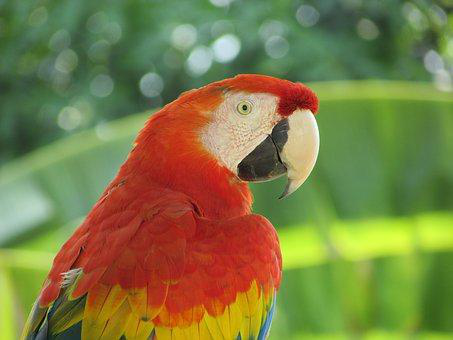
#> input picture images/parrot.png, 453 x 340 px, given in place of parrot.jpg, which was not available
$ jupyter execute 'Chương 6.ipynb'
#> lines starting #> are read from the running program, lines starting #| are printed output that depends on the picture; after the words box and inside, x2 and y2 are one past the last pixel; in counts of white or black regions, pixels touching at a corner belong together; pictures that were not available may be replaced by others from this repository, and a replacement may not be noted
[cell 1]
import numpy as np
import matplotlib.pyplot as plt
from skimage import morphology
from skimage.io import imread
from skimage.color import rgb2gray
from skimage import filters
import os
import cv2

# Bước 1: Đọc ảnh và chuyển sang grayscale
img = rgb2gray(imread('images/parrot.jpg'))  # Đọc ảnh và chuyển thành grayscale
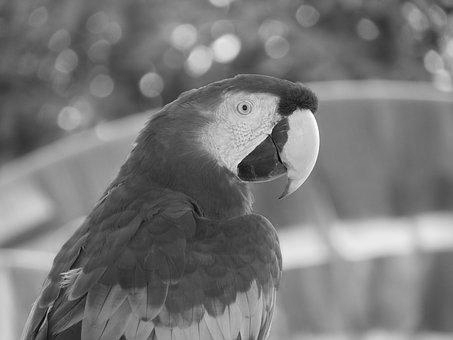
#> img: shape (340, 453) float64; min 0.00364, max 0.995, mean 0.473

# Chuyển ảnh thành nhị phân (binary image)
img_binary = img > filters.threshold_otsu(img)  # Sử dụng Otsu's thresholding
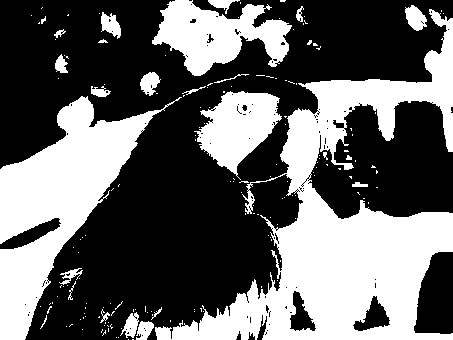
#> img_binary: shape (340, 453) bool; 39.3% white; 169 white regions (143 under 20 px), largest, box (x1, y1, x2, y2) and area: (155, 9, 453, 340) 31673, (0, 96, 182, 340) 15783, (152, 0, 292, 76) 5772

# Bước 2: Áp dụng Erosion (xói mòn)
img_erosion = morphology.erosion(img_binary, footprint=np.ones((5, 5)))  # Sử dụng kernel 5x5
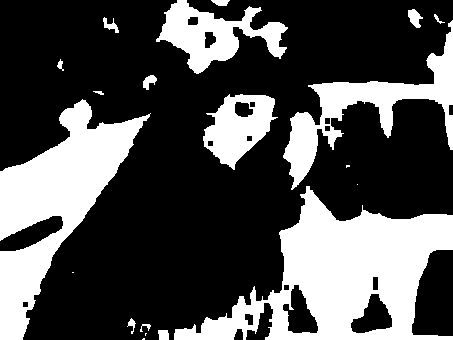
#> img_erosion: shape (340, 453) bool; 30.9% white; 20 white regions (5 under 20 px), largest, box (x1, y1, x2, y2) and area: (174, 186, 453, 340) 19105, (0, 99, 151, 340) 13841, (283, 20, 453, 190) 6486

# Bước 3: Áp dụng Dilation (mở rộng)
img_dilation = morphology.dilation(img_binary, footprint=np.ones((5, 5)))  # Sử dụng kernel 5x5
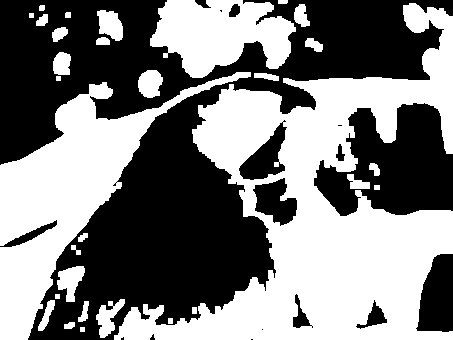
#> img_dilation: shape (340, 453) bool; 49.2% white; 31 white regions, largest, box (x1, y1, x2, y2) and area: (114, 3, 453, 340) 44962, (0, 72, 251, 340) 18606, (150, 0, 296, 78) 7496

# Bước 4: Lưu ảnh
output_folder = 'output_images'
output_path_erosion = os.path.join(output_folder, 'chuong_6_erosion(3).png')
output_path_dilation = os.path.join(output_folder, 'chuong_6_dilation(3).png')

# Lưu ảnh sau khi xử lý
cv2.imwrite(output_path_erosion, np.uint8(img_erosion * 255))  # Lưu ảnh Erosion
cv2.imwrite(output_path_dilation, np.uint8(img_dilation * 255))  # Lưu ảnh Dilation

# Bước 5: Hiển thị ảnh gốc và ảnh đã xử lý
plt.figure(figsize=(20, 10))

# Hiển thị ảnh gốc
plt.subplot(131)
plt.imshow(img_binary, cmap='gray')
plt.axis('off')
plt.title('Original Image (Binary)', size=20)

# Hiển thị ảnh sau Erosion
plt.subplot(132)
plt.imshow(img_erosion, cmap='gray')
plt.axis('off')
plt.title('After Erosion', size=20)

# Hiển thị ảnh sau Dilation
plt.subplot(133)
plt.imshow(img_dilation, cmap='gray')
plt.axis('off')
plt.title('After Dilation', size=20)

plt.show()

$ run again, with images/apple.png copied over images/parrot.png
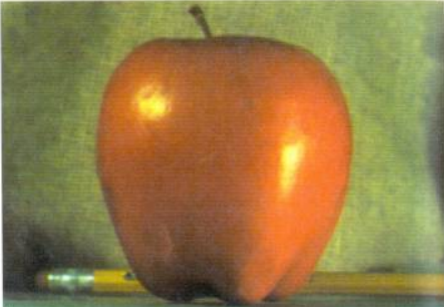
#> input picture images/apple.png, 444 x 307 px, given in place of parrot.jpg, which was not available
#> `img_binary = img > filters.threshold_otsu(img)  # Sử dụng Otsu's thres..`:
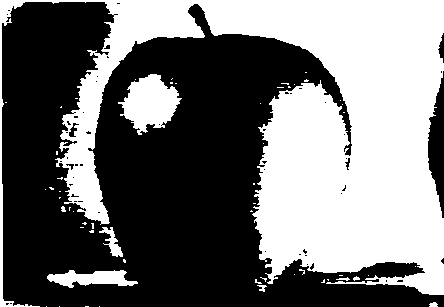
#> img_binary: shape (307, 444) bool; 44.4% white; 56 white regions (47 under 20 px), largest, box (x1, y1, x2, y2) and area: (0, 0, 444, 307) 56647, (118, 74, 182, 135) 2278, (47, 270, 138, 288) 973
#> img_erosion: shape (307, 444) bool; 37.9% white; 15 white regions (9 under 20 px), largest, box (x1, y1, x2, y2) and area: (64, 0, 444, 293) 49103, (125, 76, 177, 129) 1699, (50, 272, 125, 284) 491, (0, 0, 23, 21) 197, (0, 186, 4, 307) 135, (112, 246, 119, 254) 35
#> `img_dilation = morphology.dilation(img_binary, footprint=np.ones((5, 5..`:
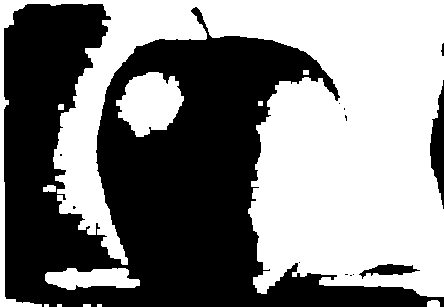
#> img_dilation: shape (307, 444) bool; 51.2% white; 13 black regions (9 under 20 px), largest, box (x1, y1, x2, y2) and area: (4, 4, 444, 307) 65048, (430, 80, 444, 209) 1025, (359, 264, 420, 279) 425, (441, 43, 444, 56) 27
